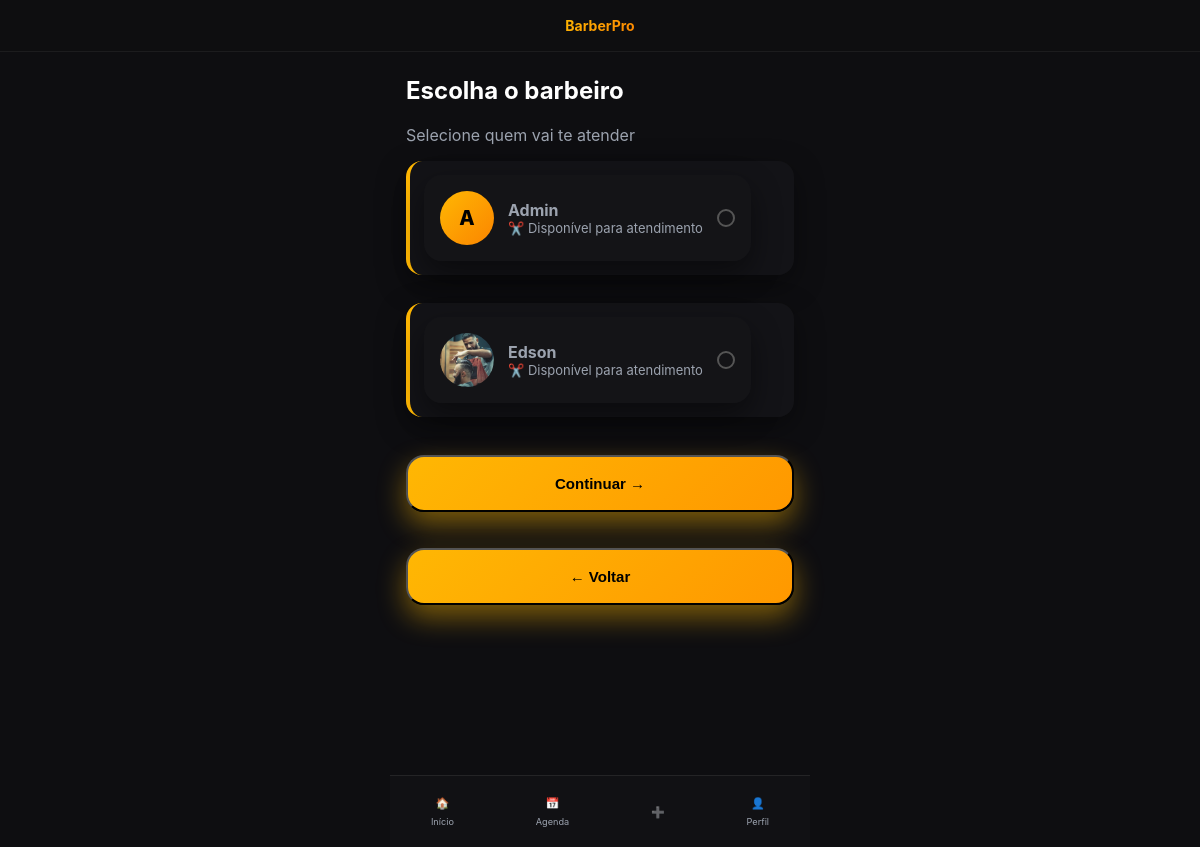
Page /agendar/barbeiro (signed in) on the committed database.
### tables this page shows
CREATE TABLE barbeiros (
    id INTEGER PRIMARY KEY AUTOINCREMENT,
    nome TEXT NOT NULL,
    ativo INTEGER DEFAULT 1
, foto TEXT, bio TEXT);

### app.py (the view, shortened to what this page needs)
@app.route("/agendar/barbeiro", methods=["GET", "POST"])
def agendar_barbeiro():
    if "cliente_id" not in session:
        return redirect(url_for("auth.login"))
    db = get_db()
    barbeiros = db.execute(
        "SELECT id, nome, foto FROM barbeiros WHERE ativo = 1 ORDER BY nome"
    ).fetchall()
    return render_template(
        "public/agendar_barbeiro.html",
        barbeiros=barbeiros,
        voltar_url=url_for("agendar_servico"),
    )

### app.py (called while the page is built)
@app.teardown_appcontext
def teardown_db(exception):
    close_db()

### db.py (called while the page is built)
def get_db():
    if "db" not in g:
        db_path = os.path.join(current_app.root_path, "database.db")
        g.db = sqlite3.connect(db_path)
        g.db.row_factory = sqlite3.Row
    return g.db

### templates/public/agendar_barbeiro.html (shortened to what this page needs)
{% extends "base.html" %}
{% block content %}
<section class="fade-in">
    <h1>Escolha o barbeiro</h1>
    <p class="muted">Selecione quem vai te atender</p>
    {% if barbeiros %}
    <form method="POST" class="agenda-list">
        {% for b in barbeiros %}
        <label class="agenda-card">
            <div class="barber-card">
                <div class="barber-avatar">
                    {% if b.foto %}
                    <img src="{{ url_for('static', filename='uploads/barbeiros/' ~ b.foto) }}" alt="{{ b.nome }}">
                    {% else %}
                    <span>{{ b.nome[0]|upper }}</span>
                    {% endif %}
                </div>
                <div class="barber-info">
                    <strong>{{ b.nome }}</strong>
                    <small>✂️ Disponível para atendimento</small>
                </div>
                <div class="barber-check"></div>
            </div>
        </label>
        {% endfor %}
        <button type="submit" class="btn-primary">
            Continuar →
        </button>
        <button type="button" class="btn-primary" onclick="window.location.href='{{ voltar_url }}'">
            ← Voltar
        </button>
    </form>
    {% endif %}
</section>
{% endblock %}

### static/css/base.css (style rules this page uses)
:root { --bg: #0e0e11; --card: #15151a; --primary: #ffb703; --primary-dark: #fb8500; --text: #ffffff; --muted: #9ca3af; --success: #22c55e; --danger: #ef4444; --info: #3b82f6; --radius: 16px; }
* { box-sizing: border-box; -webkit-tap-highlight-color: transparent; }
body { background-color: var(--bg); color: var(--text); margin: 0; font-family: "Inter", system-ui, sans-serif; padding-bottom: 90px; }
h1, h2 { margin-top: 0; }
section { margin-bottom: 22px; }
.fade-in { animation: fadeIn 0.35s ease; }

### static/css/components.css (style rules this page uses)
.btn-primary { display: block; width: 100%; background: linear-gradient(135deg, #ffb703, #ff9800); color: #000; padding: 18px; border-radius: 18px; font-weight: 800; font-size: 15px; text-align: center; box-shadow: 0 12px 28px rgba(255,183,3,.45); margin-top: 10px; margin-bottom: 10px; }
.btn-primary { position: relative; }
.btn-primary::after { opacity: 0; transform: translateX(-6px); transition: all .2s ease; }
.muted { color: var(--muted); }
.agenda-list { display: flex; flex-direction: column; gap: 16px; }
.agenda-card { display: grid; grid-template-columns: 120px 1fr 140px 220px; gap: 16px; padding: 16px; border-radius: 16px; background: var(--card); align-items: center; box-shadow: 0 10px 30px rgba(0,0,0,.35); transition: transform .25s ease, box-shadow .25s ease; }
.agenda-card { border-left: 4px solid transparent; }

### static/css/app.css (style rules this page uses)
.agenda-list { display: flex; flex-direction: column; gap: 16px; }
.agenda-card { background: rgba(20,20,24,.9); border-radius: 18px; padding: 16px; box-shadow: 0 12px 30px rgba(0,0,0,.45); border-left: 4px solid var(--primary); animation: fadeUp .4s ease; }
.agenda-card { display: block; }
.barber-card { display: flex; align-items: center; gap: 14px; padding: 16px; border-radius: 18px; background: rgba(20,20,24,.9); box-shadow: 0 12px 30px rgba(0,0,0,.45); cursor: pointer; transition: all .25s ease; }
.barber-avatar { width: 54px; height: 54px; border-radius: 50%; overflow: hidden; background: #111; flex-shrink: 0; position: relative; }
.barber-avatar img { width: 100%; height: 100%; object-fit: cover; display: block; z-index: 2; position: relative; }
.barber-avatar span { position: absolute; inset: 0; background: linear-gradient(135deg, var(--primary), var(--primary-dark)); color: #000; font-weight: 800; font-size: 20px; display: flex; align-items: center; justify-content: center; z-index: 1; }
.barber-info { flex: 1; }
.barber-info strong { display: block; font-size: 16px; }
.barber-info small { font-size: 13px; color: var(--muted); }
.barber-check { width: 18px; height: 18px; border-radius: 50%; border: 2px solid #555; margin-left: auto; transition: all .2s ease; }
.agenda-card { background: rgba(20,20,24,.9); border-radius: 16px; padding: 14px; margin-bottom: 12px; display: flex; justify-content: space-between; align-items: center; box-shadow: 0 10px 30px rgba(0,0,0,.4); }
label { font-size: 13px; color: var(--muted); margin-bottom: 6px; display: block; }

### rows in the picture
barbeiros: nome "A", nome "Admin"
barbeiros: foto (picture), nome "Edson"
